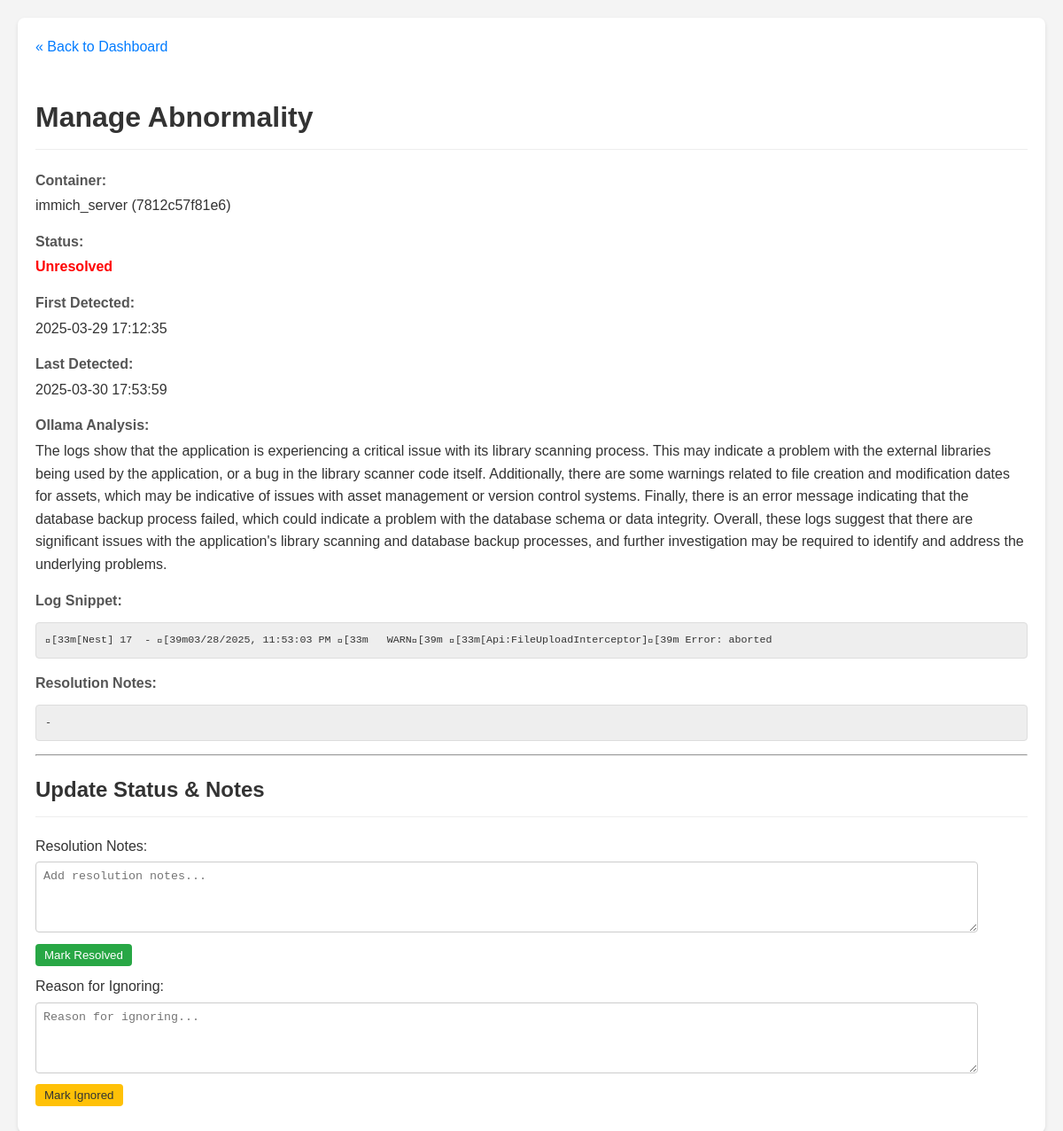
/manage/17, run on an earlier commit of the app's database.
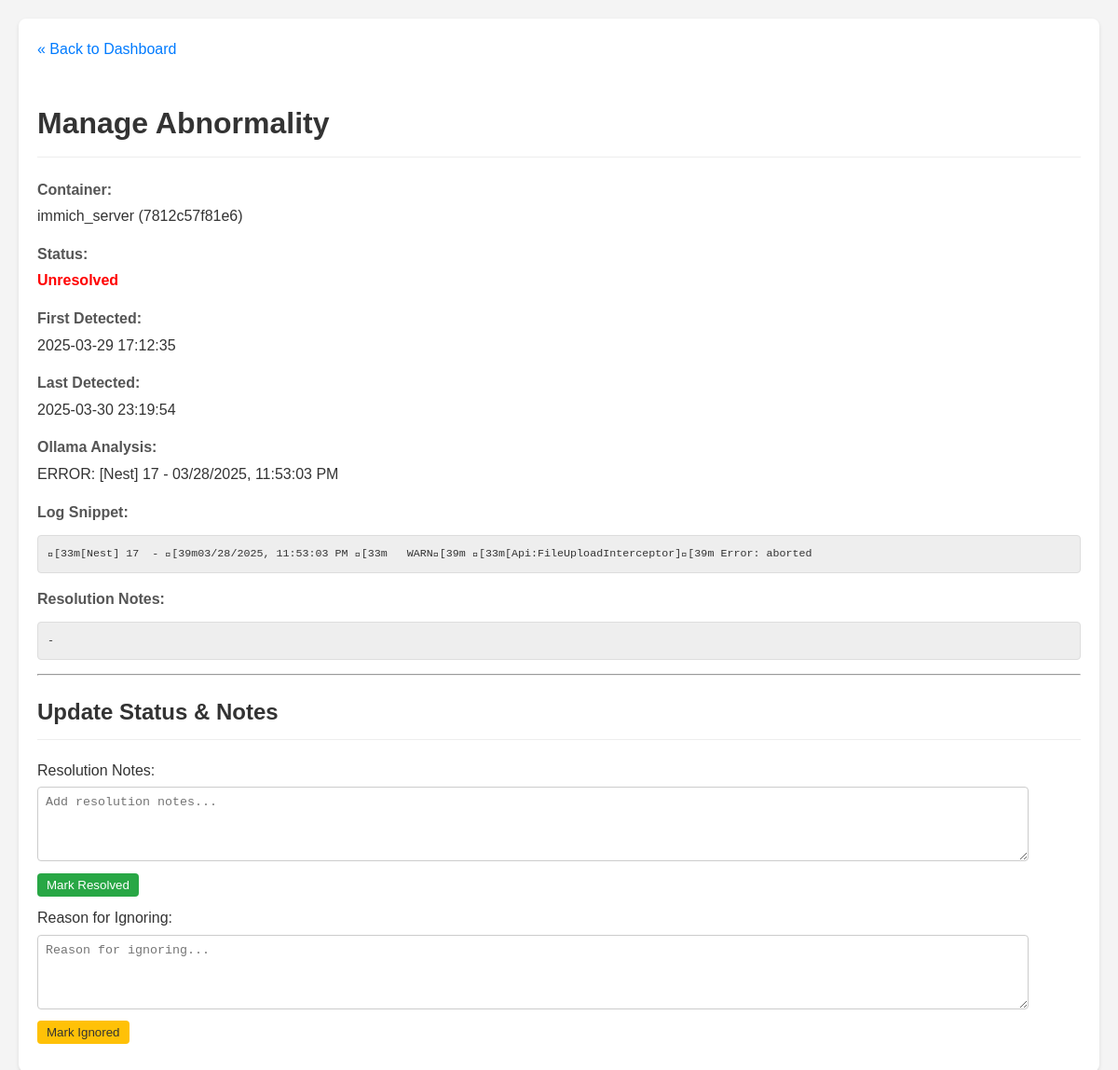
And on a later commit of the database.
### tables this page shows
CREATE TABLE abnormalities (
                id INTEGER PRIMARY KEY AUTOINCREMENT,
                container_name TEXT NOT NULL,
                container_id TEXT NOT NULL,
                log_snippet TEXT NOT NULL,
                ollama_analysis TEXT,
                first_detected_timestamp TEXT,
                last_detected_timestamp TEXT,
                status TEXT DEFAULT 'unresolved',
                resolution_notes TEXT,
                UNIQUE(container_id, log_snippet)
            );

### routes/ui_routes.py (the view, shortened to what this page needs)
@ui_bp.route('/manage/<int:abnormality_id>', methods=['GET', 'POST'])
def manage_abnormality(abnormality_id):
    abnormality = db.get_abnormality_by_id(abnormality_id)
    if not abnormality:
        flash(f'Abnormality ID {abnormality_id} not found.', 'error')
        return redirect(url_for('ui.index')) # Use blueprint prefix
    current_color_settings = {}
    try:
        with current_app.settings_lock:
             app_settings_local = getattr(current_app, 'app_settings', {})
             current_color_settings = {k: v for k, v in app_settings_local.items() if k.startswith('color_')}
        return render_template('manage.html', abnormality=abnormality, color_settings=current_color_settings)
    except AttributeError as e:
        logging.exception(f"Failed to access shared state via current_app attribute in manage route! Missing attribute: {e}")
        flash(f"Error: Application state attribute not found ({e}). Check logs.", "error")
        return redirect(url_for('ui.index'))
    except Exception as e:
        logging.exception(f"Unexpected error in manage route processing: {e}")
        flash(f"Error: An unexpected error occurred loading manage page ({e}). Check logs.", "error")
        return redirect(url_for('ui.index'))

### db.py (called while the page is built)
def _parse_iso_datetime(iso_string):
    if not iso_string: return None
    try:
        if 'Z' in iso_string:
             dt = datetime.datetime.fromisoformat(iso_string.replace('Z', '+00:00'))
        elif '+' in iso_string or '-' in iso_string[10:]: # Check for timezone offset
             dt = datetime.datetime.fromisoformat(iso_string)
        else:
             dt = datetime.datetime.fromisoformat(iso_string).replace(tzinfo=timezone.utc)
        return dt.astimezone(timezone.utc) # Ensure it's always UTC
    except (ValueError, TypeError) as e:
        logging.warning(f"Could not parse ISO timestamp '{iso_string}': {e}. Returning as string.")
        return iso_string

def get_db():
    try:
        os.makedirs(DATABASE_DIR, exist_ok=True)
    except OSError as e:
        logging.error(f"Could not create database directory {DATABASE_DIR}: {e}")
    conn = sqlite3.connect(DATABASE, detect_types=sqlite3.PARSE_DECLTYPES | sqlite3.PARSE_COLNAMES)
    conn.row_factory = sqlite3.Row
    return conn

### templates/manage.html (shortened to what this page needs)
<!DOCTYPE html>
<html lang="en">
<head>
    <link rel="stylesheet" href="{{ url_for('static', filename='style.css') }}">
</head>
<body>
    <div class="container">
        <a href="{{ url_for('ui.index') }}" class="back-link">« Back to Dashboard</a>
        <h1>Manage Abnormality</h1>
        {% if abnormality %}
            <div class="detail-item">
                <strong>Container:</strong> {{ abnormality.container_name }} ({{ abnormality.container_id[:12] }})
            </div>
            <div class="detail-item">
                <strong>Status:</strong> <span class="status-{{ abnormality.status }}">{{ abnormality.status.capitalize() }}</span>
            </div>
             <div class="detail-item">
                <strong>First Detected:</strong> {{ abnormality.first_detected_timestamp.strftime('%Y-%m-%d %H:%M:%S') if abnormality.first_detected_timestamp else 'N/A' }}
            </div>
             <div class="detail-item">
                <strong>Last Detected:</strong> {{ abnormality.last_detected_timestamp.strftime('%Y-%m-%d %H:%M:%S') if abnormality.last_detected_timestamp else 'N/A' }}
            </div>
             <div class="detail-item">
                <strong>Ollama Analysis:</strong> {{ abnormality.ollama_analysis }}
            </div>
            <div class="detail-item">
                <strong>Log Snippet:</strong> <pre>{{ abnormality.log_snippet }}</pre>
            </div>
             <div class="detail-item">
                <strong>Resolution Notes:</strong>
                <pre>{{ abnormality.resolution_notes if abnormality.resolution_notes else '-' }}</pre>
            </div>
            <hr>
            <h2>Update Status & Notes</h2>
            <div class="actions">
                {% if abnormality.status == 'unresolved' or abnormality.status == 'ignored' %}
                <form method="POST" action="{{ url_for('ui.manage_abnormality', abnormality_id=abnormality.id) }}">
                    <label for="notes_resolve">Resolution Notes:</label><br>
                    <textarea id="notes_resolve" name="notes" placeholder="Add resolution notes...">{{ abnormality.resolution_notes if abnormality.resolution_notes else '' }}</textarea><br>
                    <button type="submit" class="button-resolve">Mark Resolved</button>
                </form>
                {% endif %}
                {% if abnormality.status == 'unresolved' or abnormality.status == 'resolved' %}
                 <form method="POST" action="{{ url_for('ui.manage_abnormality', abnormality_id=abnormality.id) }}">
                    <label for="notes_ignore">Reason for Ignoring:</label><br>
                    <textarea id="notes_ignore" name="notes" placeholder="Reason for ignoring...">{{ abnormality.resolution_notes if abnormality.resolution_notes else '' }}</textarea><br>
                    <button type="submit" class="button-ignore">Mark Ignored</button>
                </form>
                {% endif %}
            </div>
        {% else %}
            <p>Abnormality details not found.</p>
        {% endif %}
    </div>
</body>
</html>

What changed in the data, as far as the page shows it:
changed abnormalities "immich_server": ollama_analysis "The logs show that the application is experiencing a critical issue with its library scanning process. This may indicate a problem with the external libraries being used by the application, or a bug in the library scanner code itself. Additionally, there are some warnings related to file creation and modification dates for assets, which may be indicative of issues with asset management or version control systems. Finally, there is an error message indicating that the database backup process failed, which could indicate a problem with the database schema or data integrity. Overall, these logs suggest that there are significant issues with the application's library scanning and database…" → "ERROR: [Nest] 17 - 03/28/2025, 11:53:03 PM"
Also different on the page:
text no longer shown: "2025-03-30 17:53:59"
text now shown: "2025-03-30 23:19:54"
